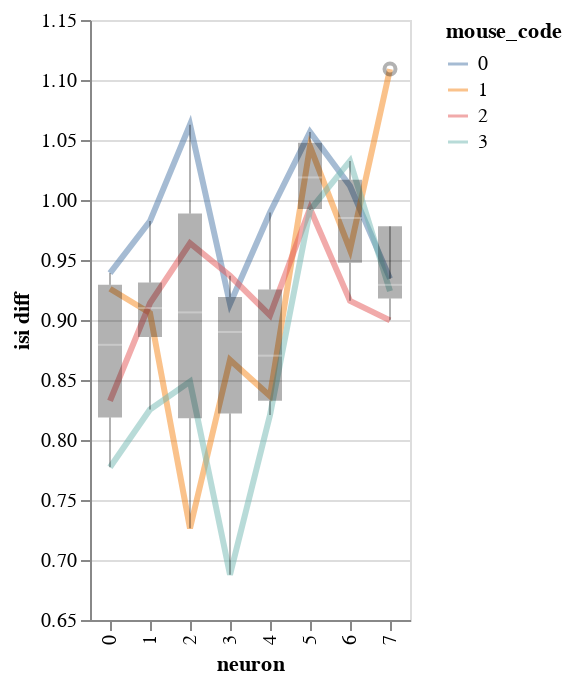

Notebook source saved alongside this figure:
### Code cell
from bayes_window import visualization,utils
from importlib import reload
reload(visualization)
reload(utils)
y='isi'
df['neuron']=df['neuron'].astype(int)
ddf, dy = utils.make_fold_change(df,
                         y=y,
                         index_cols=('stim', 'mouse_code', 'neuron'),
                         condition_name='stim',
                         do_take_mean=True)

visualization.plot_data(x='neuron',y=dy, color='mouse_code',add_box=True,df=ddf)

### Figure 1 — Vega-Lite specification as saved in the notebook (floating-point values rounded to 4 significant figures)
{"config": {"view": {"continuousWidth": 400, "continuousHeight": 300}}, "layer": [{"mark": {"type": "line", "fill": null, "opacity": 0.5, "size": 3}, "encoding": {"color": {"type": "nominal", "field": "mouse_code"}, "x": {"type": "ordinal", "field": "neuron"}, "y": {"type": "quantitative", "field": "isi diff", "scale": {"zero": false}}}}, {"mark": {"type": "boxplot", "color": "black", "opacity": 0.3, "size": 12}, "encoding": {"x": {"type": "ordinal", "field": "neuron"}, "y": {"type": "quantitative", "field": "isi diff", "scale": {"zero": false}}}}], "data": {"name": "data-a53f23566f175de83b8c864054bc2bb8"}, "$schema": "https://vega.github.io/schema/vega-lite/v4.8.1.json", "datasets": {"data-a53f23566f175de83b8c864054bc2bb8": [{"neuron": 0, "mouse_code": 0, "neuron_code": null, "i_trial": 1.0, "log_firing_rate": 1.241, "Firing rate": 2.808, "firing_rate": 2.808, "i_spike": 1.058, "isi diff": 0.9391, "log_isi": 1.025}, {"neuron": 1, "mouse_code": 0, "neuron_code": 1.0, "i_trial": 1.0, "log_firing_rate": 1.009, "Firing rate": 1.092, "firing_rate": 1.092, "i_spike": 1.009, "isi diff": 0.9825, "log_isi": 1.004}, {"neuron": 2, "mouse_code": 0, "neuron_code": 1.0, "i_trial": 1.0, "log_firing_rate": 1.005, "Firing rate": 0.9806, "firing_rate": 0.9806, "i_spike": 0.9565, "isi diff": 1.063, "log_isi": 0.9796}, {"neuron": 3, "mouse_code": 0, "neuron_code": 1.0, "i_trial": 1.0, "log_firing_rate": 1.188, "Firing rate": 3.876, "firing_rate": 3.876, "i_spike": 1.114, "isi diff": 0.9133, "log_isi": 1.037}, {"neuron": 4, "mouse_code": 0, "neuron_code": 1.0, "i_trial": 1.0, "log_firing_rate": 0.8457, "Firing rate": 0.1902, "firing_rate": 0.1902, "i_spike": 1.015, "isi diff": 0.9896, "log_isi": 1.004}, {"neuron": 5, "mouse_code": 0, "neuron_code": 1.0, "i_trial": 1.0, "log_firing_rate": 0.9718, "Firing rate": 0.8677, "firing_rate": 0.8677, "i_spike": 0.931, "isi diff": 1.057, "log_isi": 0.9818}, {"neuron": 6, "mouse_code": 0, "neuron_code": 1.0, "i_trial": 1.0, "log_firing_rate": 0.889, "Firing rate": 0.5589, "firing_rate": 0.5589, "i_spike": 0.9962, "isi diff": 1.012, "log_isi": 0.9967}, {"neuron": 7, "mouse_code": 0, "neuron_code": 1.0, "i_trial": 1.0, "log_firing_rate": 1.11, "Firing rate": 2.01, "firing_rate": 2.01, "i_spike": 1.063, "isi diff": 0.9345, "log_isi": 1.018}, {"neuron": 0, "mouse_code": 1, "neuron_code": 1.0, "i_trial": 1.0, "log_firing_rate": 1.168, "Firing rate": 3.039, "firing_rate": 3.039, "i_spike": 1.102, "isi diff": 0.926, "log_isi": 1.031}, {"neuron": 1, "mouse_code": 1, "neuron_code": 1.0, "i_trial": 1.0, "log_firing_rate": 0.9537, "Firing rate": 0.7475, "firing_rate": 0.7475, "i_spike": 1.094, "isi diff": 0.9058, "log_isi": 1.037}, {"neuron": 2, "mouse_code": 1, "neuron_code": 1.0, "i_trial": 1.0, "log_firing_rate": 1.002, "Firing rate": 1.051, "firing_rate": 1.051, "i_spike": 1.412, "isi diff": 0.7264, "log_isi": 1.123}, {"neuron": 3, "mouse_code": 1, "neuron_code": 1.0, "i_trial": 1.0, "log_firing_rate": 0.927, "Firing rate": 0.7473, "firing_rate": 0.7473, "i_spike": 1.164, "isi diff": 0.8667, "log_isi": 1.05}, {"neuron": 4, "mouse_code": 1, "neuron_code": 1.0, "i_trial": 1.0, "log_firing_rate": 1.042, "Firing rate": 1.155, "firing_rate": 1.155, "i_spike": 1.172, "isi diff": 0.8366, "log_isi": 1.056}, {"neuron": 5, "mouse_code": 1, "neuron_code": 1.0, "i_trial": 1.0, "log_firing_rate": 0.7971, "Firing rate": 0.1508, "firing_rate": 0.1508, "i_spike": 0.9494, "isi diff": 1.045, "log_isi": 0.9876}, {"neuron": 6, "mouse_code": 1, "neuron_code": 1.0, "i_trial": 1.0, "log_firing_rate": 1.169, "Firing rate": 2.918, "firing_rate": 2.918, "i_spike": 1.032, "isi diff": 0.9584, "log_isi": 1.011}, {"neuron": 7, "mouse_code": 1, "neuron_code": 1.0, "i_trial": 1.0, "log_firing_rate": 1.129, "Firing rate": 1.991, "firing_rate": 1.991, "i_spike": 0.9062, "isi diff": 1.109, "log_isi": 0.9732}, {"neuron": 0, "mouse_code": 2, "neuron_code": 1.0, "i_trial": 1.0, "log_firing_rate": 0.9654, "Firing rate": 0.8462, "firing_rate": 0.8462, "i_spike": 1.205, "isi diff": 0.8326, "log_isi": 1.074}, {"neuron": 1, "mouse_code": 2, "neuron_code": 1.0, "i_trial": 1.0, "log_firing_rate": 0.8583, "Firing rate": 0.5106, "firing_rate": 0.5106, "i_spike": 1.114, "isi diff": 0.914, "log_isi": 1.037}, {"neuron": 2, "mouse_code": 2, "neuron_code": 1.0, "i_trial": 1.0, "log_firing_rate": 0.7409, "Firing rate": 0.1048, "firing_rate": 0.1048, "i_spike": 1.075, "isi diff": 0.964, "log_isi": 1.015}, {"neuron": 3, "mouse_code": 2, "neuron_code": 1.0, "i_trial": 1.0, "log_firing_rate": 0.9869, "Firing rate": 0.9816, "firing_rate": 0.9816, "i_spike": 1.059, "isi diff": 0.9369, "log_isi": 1.019}, {"neuron": 4, "mouse_code": 2, "neuron_code": 1.0, "i_trial": 1.0, "log_firing_rate": 1.115, "Firing rate": 2.123, "firing_rate": 2.123, "i_spike": 1.109, "isi diff": 0.9039, "log_isi": 1.034}, {"neuron": 5, "mouse_code": 2, "neuron_code": 1.0, "i_trial": 1.0, "log_firing_rate": 0.9184, "Firing rate": 0.6313, "firing_rate": 0.6313, "i_spike": 0.9873, "isi diff": 0.9929, "log_isi": 0.9974}, {"neuron": 6, "mouse_code": 2, "neuron_code": 1.0, "i_trial": 1.0, "log_firing_rate": 1.047, "Firing rate": 1.622, "firing_rate": 1.622, "i_spike": 1.095, "isi diff": 0.916, "log_isi": 1.025}, {"neuron": 7, "mouse_code": 2, "neuron_code": 1.0, "i_trial": 1.0, "log_firing_rate": 0.9471, "Firing rate": 0.7084, "firing_rate": 0.7084, "i_spike": 1.114, "isi diff": 0.8997, "log_isi": 1.029}, {"neuron": 0, "mouse_code": 3, "neuron_code": 1.0, "i_trial": 1.0, "log_firing_rate": 0.9599, "Firing rate": 0.8044, "firing_rate": 0.8044, "i_spike": 1.249, "isi diff": 0.7773, "log_isi": 1.092}, {"neuron": 1, "mouse_code": 3, "neuron_code": 1.0, "i_trial": 1.0, "log_firing_rate": 0.9579, "Firing rate": 0.6073, "firing_rate": 0.6073, "i_spike": 1.208, "isi diff": 0.8255, "log_isi": 1.07}, {"neuron": 2, "mouse_code": 3, "neuron_code": 1.0, "i_trial": 1.0, "log_firing_rate": 0.9969, "Firing rate": 1.002, "firing_rate": 1.002, "i_spike": 1.155, "isi diff": 0.8487, "log_isi": 1.057}, {"neuron": 3, "mouse_code": 3, "neuron_code": 1.0, "i_trial": 1.0, "log_firing_rate": 1.148, "Firing rate": 1.9, "firing_rate": 1.9, "i_spike": 1.418, "isi diff": 0.6878, "log_isi": 1.129}, {"neuron": 4, "mouse_code": 3, "neuron_code": 1.0, "i_trial": 1.0, "log_firing_rate": 1.004, "Firing rate": 1.021, "firing_rate": 1.021, "i_spike": 1.228, "isi diff": 0.8208, "log_isi": 1.067}, {"neuron": 5, "mouse_code": 3, "neuron_code": 1.0, "i_trial": 1.0, "log_firing_rate": 1.014, "Firing rate": 1.038, "firing_rate": 1.038, "i_spike": 0.9805, "isi diff": 0.9916, "log_isi": 1.002}, {"neuron": 6, "mouse_code": 3, "neuron_code": 1.0, "i_trial": 1.0, "log_firing_rate": 1.032, "Firing rate": 1.175, "firing_rate": 1.175, "i_spike": 0.9777, "isi diff": 1.033, "log_isi": 0.9919}, {"neuron": 7, "mouse_code": 3, "neuron_code": 1.0, "i_trial": 1.0, "log_firing_rate": 0.9326, "Firing rate": 0.6774, "firing_rate": 0.6774, "i_spike": 1.072, "isi diff": 0.9241, "log_isi": 1.021}]}}
